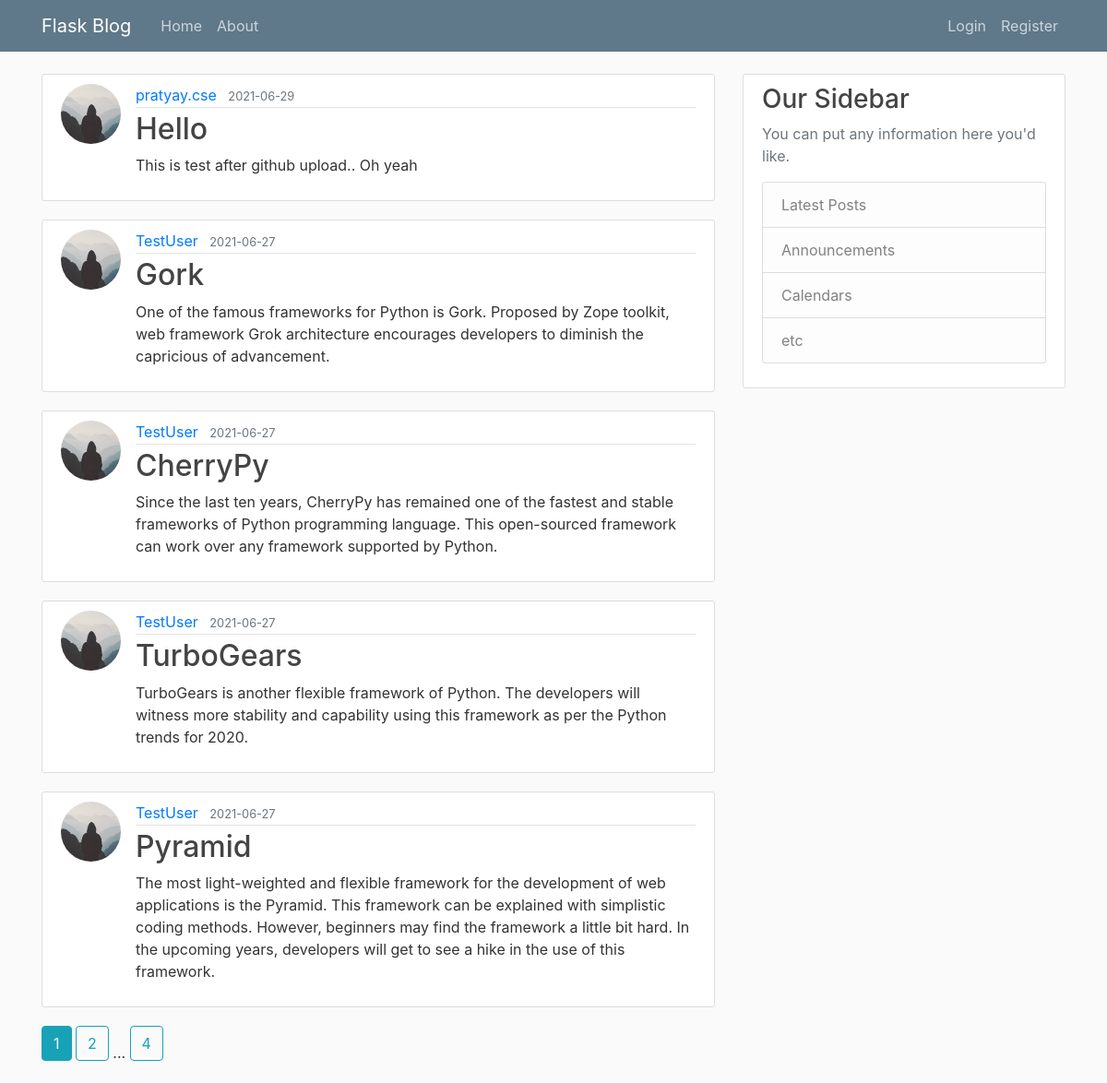
The page /home on the database its author committed.
### flaskblog/models.py (models this page shows, shortened)
class Post(db.Model):
    id = db.Column(db.Integer, primary_key=True)
    title = db.Column(db.String(100), nullable=False)
    date_posted = db.Column(db.DateTime, nullable=False, default=datetime.utcnow)
    content = db.Column(db.Text, nullable=False)
    user_id = db.Column(db.Integer, db.ForeignKey('user.id'), nullable=False)

class User(db.Model, UserMixin):
    id = db.Column(db.Integer, primary_key=True)
    username = db.Column(db.String(20), unique=True, nullable=False)
    email = db.Column(db.String(120), unique=True, nullable=False)
    image_file = db.Column(db.String(20), nullable=False, default='default.jpg')
    password = db.Column(db.String(60), nullable=False)
    posts = db.relationship('Post', backref='author', lazy=True)

### flaskblog/main/routes.py (the view)
@main.route('/')
@main.route('/home')
def home():
    page = request.args.get('page', 1, type=int)
    posts = Post.query.order_by(Post.date_posted.desc()).paginate(page=page, per_page=5)
    return render_template('home.html', posts=posts)

### flaskblog/templates/home.html
{% extends "layout.html" %}
{% block content %}
	{% for post in posts.items %}
		<article class="media content-section">
		  <img class="rounded-circle article-img" src="{{ url_for('static', filename='profile_pics/' + post.author.image_file) }}">
		  <div class="media-body">
		    <div class="article-metadata">
		      <a class="mr-2" href="{{ url_for('users.user_posts', username=post.author.username) }}">{{ post.author.username }}</a>
		      <small class="text-muted">{{ post.date_posted.strftime('%Y-%m-%d') }}</small>
		    </div>
		    <h2><a class="article-title" href="{{ url_for('posts.post', post_id=post.id) }}">{{ post.title }}</a></h2>
		    <p class="article-content">{{ post.content }}</p>
		  </div>
		</article>
	{% endfor %}
	{% for page_num in posts.iter_pages(left_edge=1, right_edge=1, left_current=1, right_current=2) %}
		{% if page_num %}
			{% if posts.page==page_num %}
				<a class="btn btn-info mb-4" href="{{ url_for('main.home', page=page_num) }}">{{ page_num }}</a>
			{% else %}
				<a class="btn btn-outline-info mb-4" href="{{ url_for('main.home', page=page_num) }}">{{ page_num }}</a>
			{% endif %}
		{% else %}
			...
		{% endif %}
	{% endfor %}
{% endblock content %}

### flaskblog/static/main.css (style rules this page uses)
body { background: #fafafa; color: #333333; margin-top: 5rem; }
h1, h2, h3, h4, h5, h6 { color: #444444; }
.content-section { background: #ffffff; padding: 10px 20px; border: 1px solid #dddddd; border-radius: 3px; margin-bottom: 20px; }
.article-title { color: #444444; }
.article-content { white-space: pre-line; }
.article-img { height: 65px; width: 65px; margin-right: 16px; }
.article-metadata { padding-bottom: 1px; margin-bottom: 4px; border-bottom: 1px solid #e3e3e3 }

### rows shown on the page
Post: image_file (placeholder picture), author.username "pratyay.cse", date_posted "2021-06-29", title "Hello", content "This is test after github upload.. Oh yeah"
Post: image_file (placeholder picture), author.username "TestUser", date_posted "2021-06-27", title "Gork", content "One of the famous frameworks for Python is Gork. Proposed by Zope toolkit, web framework Grok architecture encourages developers to diminish the capricious of advancement."
Post: image_file (placeholder picture), author.username "TestUser", date_posted "2021-06-27", title "CherryPy", content "Since the last ten years, CherryPy has remained one of the fastest and stable frameworks of Python programming language. This open-sourced framework can work over any framework supported by Python."
Post: image_file (placeholder picture), author.username "TestUser", date_posted "2021-06-27", title "TurboGears", content "TurboGears is another flexible framework of Python. The developers will witness more stability and capability using this framework as per the Python trends for 2020."
Post: image_file (placeholder picture), author.username "TestUser", date_posted "2021-06-27", title "Pyramid", content "The most light-weighted and flexible framework for the development of web applications is the Pyramid. This framework can be explained with simplistic coding methods. However, beginners may find the framework a little bit hard. In the upcoming years, developers will get to see a hike in the use of this framework."

### other values the page prints
{{ page_num }} "1"
{{ page_num }} "2" "4"
